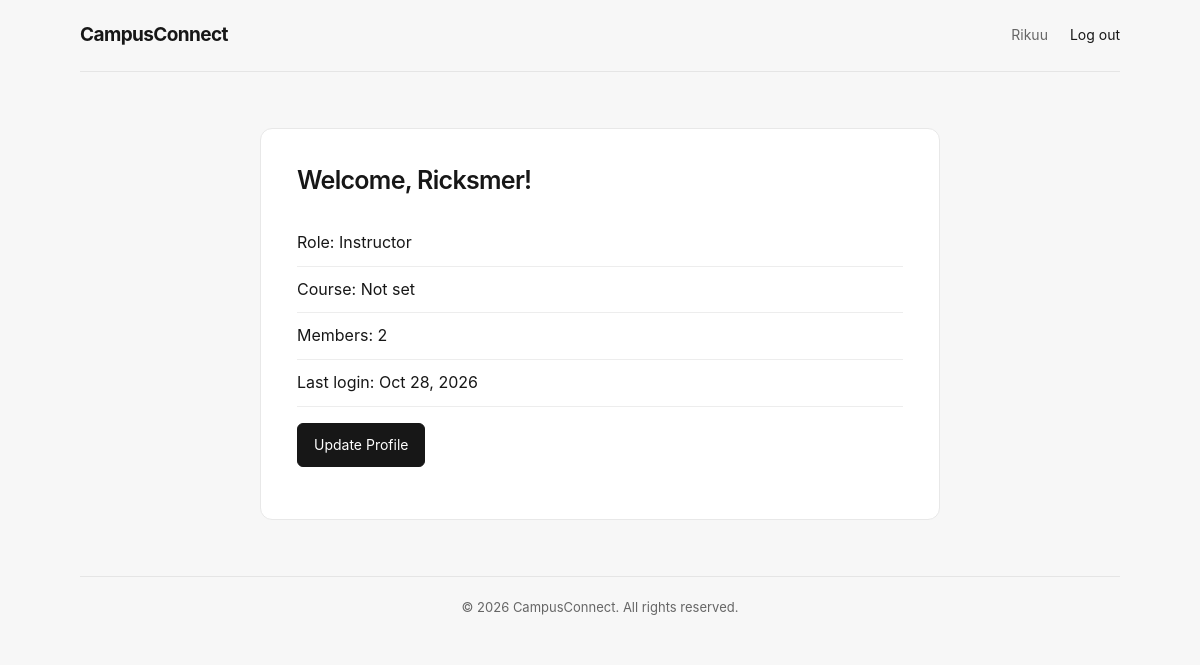
The app's page / (signed in), older data.
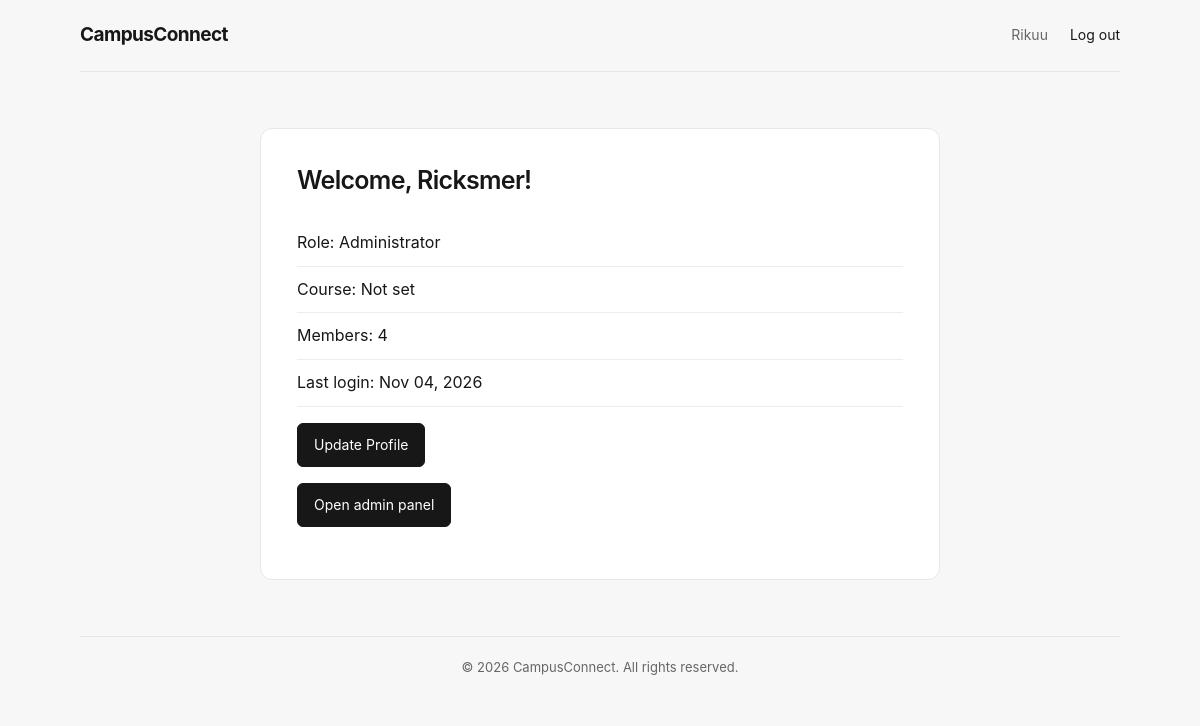
The same page, newer data.
### accounts/models.py (models this page shows)
class CustomUser(AbstractUser):
    class Role(models.TextChoices):
        STUDENT = 'STUDENT', 'Student'
        INSTRUCTOR = 'INSTRUCTOR', 'Instructor'
        ADMIN = 'ADMIN', 'Administrator'
    role = models.CharField(
        max_length = 10,
        choices = Role.choices,
        default = Role.STUDENT
    )
    course = models.CharField(
        max_length = 100,
        blank = True,
    )

### dashboard/views.py (the view)
# urls.py: path('', DashboardView.as_view(), name='dashboard'),
class DashboardView(LoginRequiredMixin, TemplateView):
    template_name = 'dashboard/home.html'
    def get_context_data(self, **kwargs):
        context = super().get_context_data(**kwargs)
        context['member_count'] = CustomUser.objects.count()
        context['is_admin'] = (self.request.user.role == CustomUser.Role.ADMIN)
        return context

### templates/dashboard/home.html (shortened to what this page needs)
{% extends 'base.html' %}
{% block content %}
    <h2>Welcome, {{ user.first_name|default:user.username }}!</h2>
    <ul class="profile-summary">
        <li>Role: {{ user.get_role_display }}</li>
        <li>Course: {{ user.course|default:'Not set' }}</li>
        <li>Members: {{ member_count }}</li>
        <li>Last login: {{ user.last_login|date:'M d, Y' }}</li>
    </ul>
    <p><a class="button-link" href="{% url 'update-profile' %}">Update Profile</a></p>
    {% if is_admin %}
        <p><a class="button-link" href="{% url 'admin-panel' %}">Open admin panel</a></p>
    {% endif %}
{% endblock %}

### templates/base.html (shortened to what this page needs)
<!DOCTYPE html>
<html lang="en">
<head>
    {% load static %}
    <link rel="stylesheet" href="{% static 'css/site.css' %}">
</head>
<body>
    <div class="site-shell">
        <nav class="site-nav">
            <a class="brand" href="{% if user.is_authenticated %}{% url 'dashboard' %}{% else %}{% url 'login' %}{% endif %}">CampusConnect</a>
            <div class="nav-links">
                {% if user.is_authenticated %}
                    <span class="nav-user">{{ user.username }}</span>
                    <form method="post" action="{% url 'logout' %}">
                        <button class="nav-logout" type="submit">Log out</button>
                    </form>
                {% else %}
                    <a href="{% url 'login' %}">Log in</a>
                    <a href="{% url 'signup' %}">Sign up</a>
                {% endif %}
            </div>
        </nav>
        <main class="content">{% block content %}{% endblock %}</main>
        <footer class="site-footer">{% block footer %}&copy; 2026 CampusConnect. All rights reserved.{% endblock %}</footer>
    </div>
</body>
</html>

### static/css/site.css (style rules this page uses)
* { box-sizing: border-box; }
body { margin: 0; background: #f7f7f7; color: #171717; font-family: Inter, ui-sans-serif, system-ui, -apple-system, BlinkMacSystemFont, "Segoe UI", sans-serif; line-height: 1.6; }
a { color: inherit; text-underline-offset: 3px; }
.site-shell { width: min(100% - 40px, 1040px); margin: 0 auto; }
.site-nav { min-height: 72px; display: flex; align-items: center; justify-content: space-between; gap: 24px; border-bottom: 1px solid #e5e5e5; }
.brand { font-size: 19px; font-weight: 650; letter-spacing: -0.6px; text-decoration: none; }
.nav-links { display: flex; align-items: center; gap: 22px; font-size: 14px; }
.nav-links form { margin: 0; }
.nav-logout { padding: 0; border: 0; background: none; color: inherit; font: inherit; cursor: pointer; }
.nav-user { color: #666; }
.content { width: min(100%, 680px); margin: 56px auto; padding: 36px; border: 1px solid #e8e8e8; border-radius: 12px; background: #fff; }
.content h2 { margin: 0 0 24px; font-size: 25px; font-weight: 600; letter-spacing: -0.7px; line-height: 1.25; }
.content button, .button-link { display: inline-block; padding: 10px 16px; border: 1px solid #171717; border-radius: 6px; background: #171717; color: #fff; font: inherit; font-size: 14px; text-decoration: none; cursor: pointer; }
.content ul { padding-left: 20px; }
.content .profile-summary { padding: 0; list-style: none; }
.profile-summary li { padding: 10px 0; border-bottom: 1px solid #ededed; }
.site-footer { padding: 20px 0; border-top: 1px solid #e5e5e5; color: #666; font-size: 13px; text-align: center; }

Row changes from the older to the newer data that the page shows:
changed CustomUser "Ricksmer": role "Instructor" → "Administrator"; last_login "Oct 28, 2026" → "Nov 04, 2026"
Text that changed along with them:
{{ member_count }}: "2" → "4"
text now shown: "Open admin panel"
